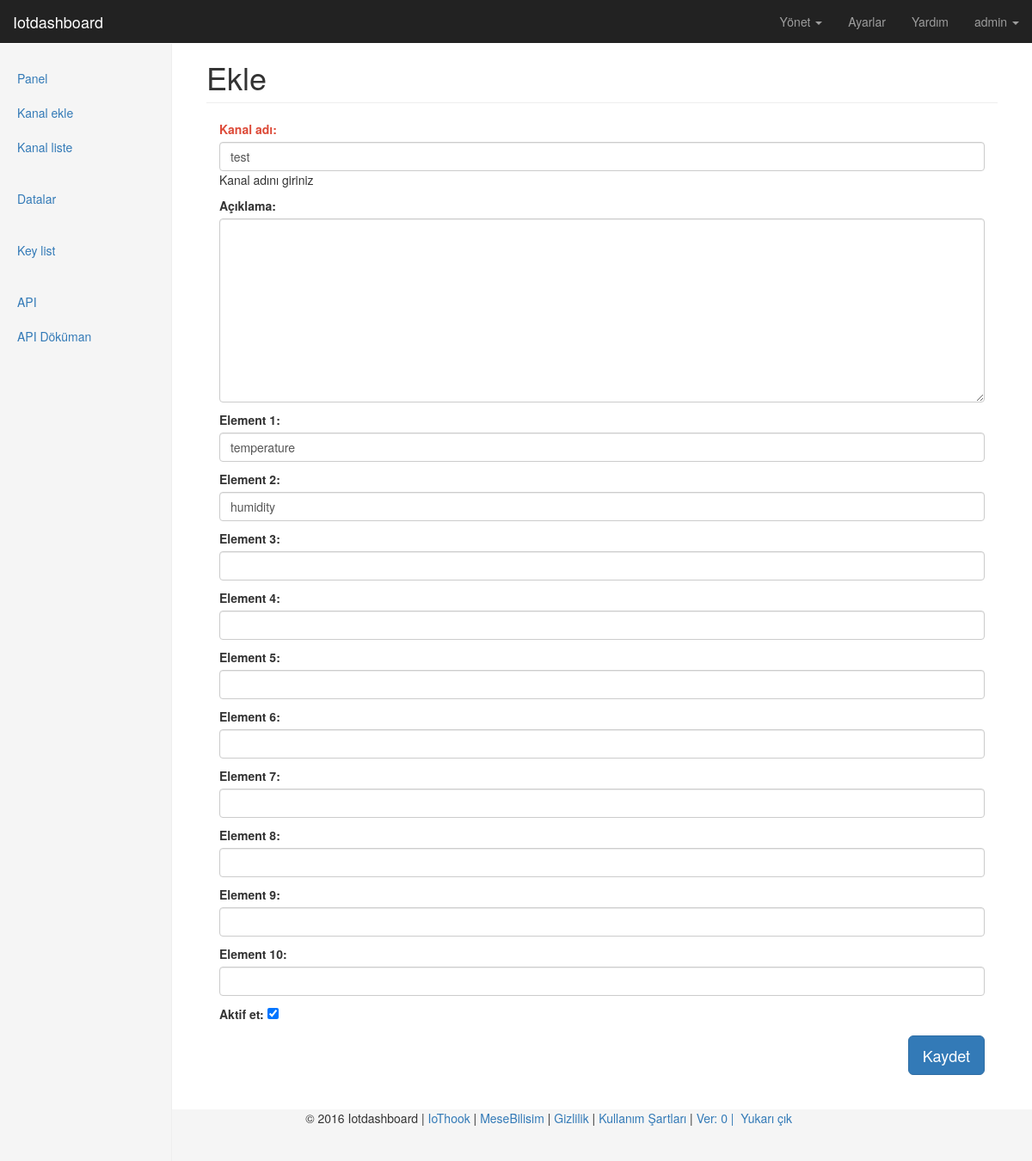
Page /tr/channel/edit/1/ (signed in) on the committed database.
### channels/models.py (models this page shows, shortened)
class Channel(models.Model):
    owner          = models.ForeignKey('auth.User', related_name='ownerchannel')
    channel_name   = models.CharField(_('Kanal adı'), max_length=60, help_text=_('Kanal adını giriniz'))
    channel_name_id= models.CharField(_('Kanal ID'), max_length=90, null=True, blank=True)
    element_1       = models.CharField(_('Element 1'), max_length=20, null=True, blank=True)
    element_id_1    = models.CharField(_('Element ID 1'), max_length=30, null=True, blank=True)
    element_2       = models.CharField(_('Element 2'), max_length=20, null=True, blank=True)
    element_id_2    = models.CharField(_('Element ID 2'), max_length=30, null=True, blank=True)
    element_3       = models.CharField(_('Element 3'), max_length=20, null=True, blank=True)
    element_id_3    = models.CharField(_('Element ID 3'), max_length=30, null=True, blank=True)
    element_4       = models.CharField(_('Element 4'), max_length=20, null=True, blank=True)
    element_id_4    = models.CharField(_('Element ID 4'), max_length=30, null=True, blank=True)
    element_5       = models.CharField(_('Element 5'), max_length=20, null=True, blank=True)
    element_id_5    = models.CharField(_('Element ID 5'), max_length=30, null=True, blank=True)
    element_6       = models.CharField(_('Element 6'), max_length=20, null=True, blank=True)
    element_id_6    = models.CharField(_('Element ID 6'), max_length=30, null=True, blank=True)
    element_7       = models.CharField(_('Element 7'), max_length=20, null=True, blank=True)
    element_id_7    = models.CharField(_('Element ID 7'), max_length=30, null=True, blank=True)
    element_8       = models.CharField(_('Element 8'), max_length=20, null=True, blank=True)
    element_id_8    = models.CharField(_('Element ID 8'), max_length=30, null=True, blank=True)
    element_9       = models.CharField(_('Element 9'), max_length=20, null=True, blank=True)
    element_id_9    = models.CharField(_('Element ID 9'), max_length=30, null=True, blank=True)
    element_10      = models.CharField(_('Element 10'), max_length=20, null=True, blank=True)
    element_id_10   = models.CharField(_('Element ID 10'), max_length=30, null=True, blank=True)
    api_key        = models.CharField(_('Api key'), max_length=200) # api
    description    = models.TextField(_('Açıklama'), blank=True, max_length=255)
    enable         = models.BooleanField(_('Aktif et'), default=True)
    remote_address = models.CharField(_('Ip adres'), max_length=255)
    pub_date       = models.DateTimeField(_('Yayin tarihi'), auto_now=True)

### channels/views.py (the view, shortened to what this page needs)
# urls.py: url(r'^channel/edit/(?P<id>[^/]*)/$', views_channels.channel_edit, name='channel_edit'),
@login_required(login_url=LOGIN_URL)
def channel_edit(request, id):
    val = get_object_or_404(Channel, id=id)
    form = ChannelForm(request.POST or None, request.FILES or None, instance=val)
    return render(request, "back/add.html", locals())

### channels/forms.py
class ChannelForm(ModelForm):
    required_css_class = 'required'
    class Meta:
        model = Channel
        fields = [
            'channel_name',
            'description',
            'element_1',
            'element_2',
            'element_3',
            'element_4',
            'element_5',
            'element_6',
            'element_7',
            'element_8',
            'element_9',
            'element_10',
            'enable',
        ]
    def __init__(self, *args, **kwargs):
        super(ChannelForm, self).__init__(*args, **kwargs)
        for i in self.fields:
            if i not in ['enable']:
                self.fields[i].widget.attrs['class'] = 'form-control'

### channels/templatetags/custom_tags.py (called while the page is built)
@register.simple_tag
def version():
    try:
        return time.strftime('%m%d%Y/%u', time.gmtime(os.path.getmtime('.git/')))
    except:
        return 0

@register.simple_tag
def website_name():
    return WEBSITE_NAME

### templates/back/add.html (shortened to what this page needs)
{% extends "back/base.html" %}
{% load staticfiles %}
{% load custom_tags %}
{% load i18n %}
{% block website_name %}{% trans 'Ekle' %}{% endblock %}
{% block content %}
<div class="col-xs-12 col-sm-12 placeholder">
    <form action="" method="post"> {% csrf_token %}
        {{ form.as_p }}
        <div class="box-footer">
            <button type="submit" class="btn btn-lg btn-primary pull-right">{% trans 'Kaydet' %}</button>
        </div>
    </form>
</div>
{% endblock %}

### templates/back/navbar.html (shortened to what this page needs)
{% load custom_tags %}
{% load i18n %}
{% load rest_framework %}
<nav class="navbar navbar-inverse navbar-fixed-top">
    <div class="container-fluid">
        <div class="navbar-header">
            <a class="navbar-brand" href="{% url 'index' %}">{% website_name %}</a>
        </div>
        <div id="navbar" class="navbar-collapse collapse">
            <ul class="nav navbar-nav navbar-right">
                <li class="dropdown">
                  <a href="#" class="dropdown-toggle" data-toggle="dropdown" role="button" aria-haspopup="true" aria-expanded="false">{% trans 'Yönet' %} <span class="caret"></span></a>
                </li>
                <li><a href="/admin/">{% trans 'Ayarlar' %}</a></li>
                <li><a href="http://iotdashboard.readthedocs.io/tr/latest/">{% trans 'Yardım' %}</a></li>
                {% if user.is_authenticated %}
                    <li class="dropdown">
                      <a href="#" class="dropdown-toggle" data-toggle="dropdown" role="button" aria-haspopup="true" aria-expanded="false">{{ user }} <span class="caret"></span></a>
                    </li>
                {% endif %}
            </ul>
        </div>
    </div>
</nav>

### static/back/dashboard/dashboard.css (style rules this page uses)
body { padding-top: 50px; }
.navbar-fixed-top { border: 0; }
.placeholder { margin-bottom: 20px; }

### static/back/dashboard/sticky-footer.css (style rules this page uses)
html { position: relative; min-height: 100%; }
body { margin-bottom: 60px; }

### templates/back/base.html (style rules this page uses)
label.required { color: #dd4b39; }

### rows in the picture
Channel: channel_name "test", element_1 "temperature", element_2 "humidity", enable "☑"

### other values in the picture
{{ user }} "admin"
